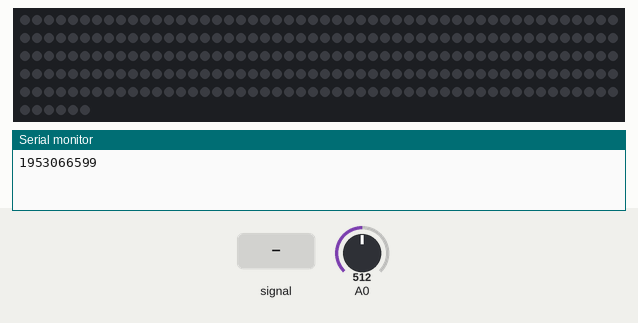
Recording of a sketch running on a simulated ESP8266 (NodeMCU). On the bench: 256 RGB LEDs in strip order, left to right, continuing on the next row, the last lines printed to the serial monitor. The test bench sets the inputs (shaded band); at power-on: A0 = 512. Dim RGB values are drawn brighter than linear.

Above: at 1.2 s.
1.3 s: A0 fed a 50 Hz sine of ±306 counts around its level
At 1.72 s:
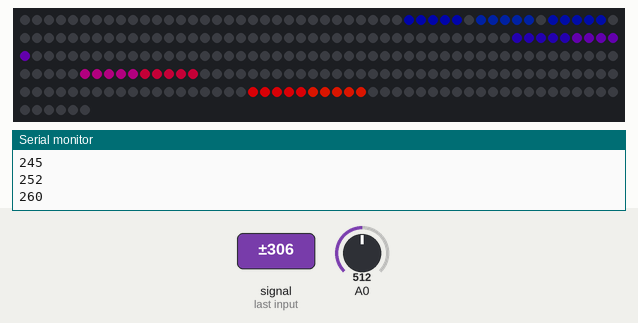
2.9 s: A0 set to 900
At 3.5 s:
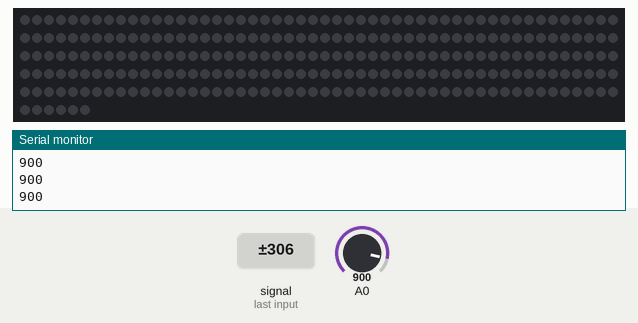
4.4 s: A0 set to 957
5.9 s: A0 set to 985
7.4 s: A0 set to 716
8.9 s: A0 set to 1023
At 8.97 s:
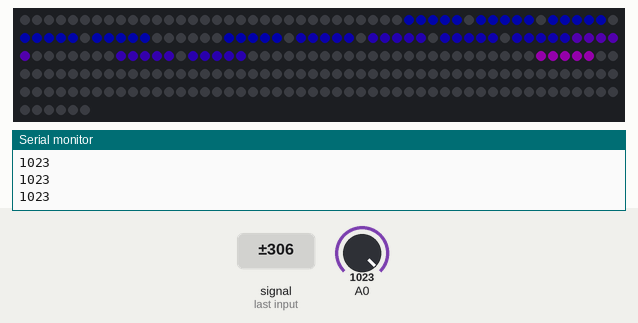
Timing chart, 0 to 11.5 s (numbered marks = the images above; inputs shaded):
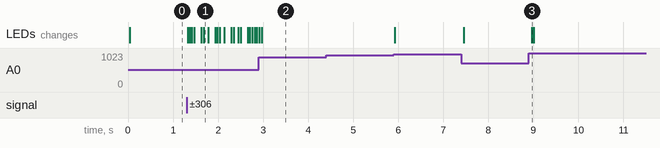

Measured:
- after the input at 1.3 s, the LEDs: first change at once (image 1 shows a later state)
- after the input at 2.9 s, the LEDs: first differ from a run without the input after 0.06 s (image 2)
- after the input at 4.4 s, every drawn part: stays the same
- after the input at 8.9 s, the LEDs: change after 0.06 s (image 3)

The sketch:

SpectrumAnalyzer_NodeMCU.ino.ino
```cpp
#define FASTLED_ESP8266_RAW_PIN_ORDER
#include <FastLED.h>
FASTLED_USING_NAMESPACE
#define DATA_PIN    D3
#define LED_TYPE    WS2811
#define COLOR_ORDER GRB
#define NUM_LEDS    256
CRGB leds[NUM_LEDS];
#define BRIGHTNESS          255


#include <Wire.h>
#include "arduinoFFT.h" // Standard Arduino FFT library
// https://github.com/kosme/arduinoFFT, in IDE, Sketch, Include Library, Manage Library, then search for FFT
arduinoFFT FFT = arduinoFFT();
/////////////////////////////////////////////////////////////////////////
// Comment out the display your nNOT using e.g. if you have a 1.3" display comment out the SSD1306 library and object
// #include "SH1106.h"     // https://github.com/squix78/esp8266-oled-ssd1306
// SH1106 display(0x3c, D3,D4); // 1.3" OLED display object definition (address, SDA, SCL) Connect OLED SDA , SCL pins to ESP SDA, SCL pins

//#include "SSD1306.h"  // https://github.com/squix78/esp8266-oled-ssd1306
//SSD1306 display(0x3c, D3,D4);  // 0.96" OLED display object definition (address, SDA, SCL) Connect OLED SDA , SCL pins to ESP SDA, SCL pins
/////////////////////////////////////////////////////////////////////////
#define SAMPLES 256              //Must be a power of 2
#define SAMPLING_FREQUENCY 8000 //Hz, must be 10000 or less due to ADC conversion time. Determines maximum frequency that can be analysed by the FFT.
#define amplitude 75
unsigned int sampling_period_us;
unsigned long microseconds;
byte peak[] = {0,0,0,0,0,0,0};
double vReal[SAMPLES];
double vImag[SAMPLES];
unsigned long newTime, oldTime;
/////////////////////////////////////////////////////////////////////////
void setup() {
  Serial.begin(115200);
  Serial.println('Starting');

  FastLED.addLeds<LED_TYPE,DATA_PIN,COLOR_ORDER>(leds, NUM_LEDS).setCorrection(TypicalLEDStrip);
  FastLED.setBrightness(BRIGHTNESS);


//  Wire.begin(D3,D4); // SDA, SCL
//  display.init();
//  display.setFont(ArialMT_Plain_10);
//  display.flipScreenVertically(); // Adjust to suit or remove
  sampling_period_us = round(1000000 * (1.0 / SAMPLING_FREQUENCY));
}

uint8_t gHue = 0; // rotating "base color" used by many of the patterns

void loop() {
for(int i = 0; i<=NUM_LEDS; i++) {
    leds[i] = CRGB::Black;
  }
EVERY_N_MILLISECONDS( 20 ) { gHue++; } // slowly cycle the "base color" through the rainbow

//  display.clear();
//  display.drawString(0,0,"0.1 0.2 0.5 1K  2K  4K  8K");
  for (int i = 0; i < SAMPLES; i++) {
    newTime = micros()-oldTime;
    oldTime = newTime;
    vReal[i] = analogRead(A0); // A conversion takes about 1mS on an ESP8266
    vImag[i] = 0;
    while (micros() < (newTime + sampling_period_us)) { /* do nothing to wait */ }
  }
  FFT.Windowing(vReal, SAMPLES, FFT_WIN_TYP_HAMMING, FFT_FORWARD);
  FFT.Compute(vReal, vImag, SAMPLES, FFT_FORWARD);
  FFT.ComplexToMagnitude(vReal, vImag, SAMPLES);
  for (int i = 2; i < (SAMPLES/2); i++){ // Don't use sample 0 and only first SAMPLES/2 are usable. Each array eleement represents a frequency and its value the amplitude.
    if (vReal[i] > amplitude*2) { // Add a crude noise filter, 4 x amplitude or more
      if (i<=4 )             displayBand(0,(int)vReal[i]/(amplitude*4)); // 125Hz
      if (i >4   && i<=7 )  displayBand(1,(int)vReal[i]/(amplitude*2.5)); // 250Hz
      if (i >9  && i<=15 )  displayBand(2,(int)vReal[i]/(amplitude*0.6)); // 500Hz
      if (i >15  && i<=32 )  displayBand(3,(int)vReal[i]/(amplitude*0.5)); // 1000Hz
      if (i >32  && i<=120 ) displayBand(4,(int)vReal[i]/(amplitude*0.4)); // 2000Hz
      //if (i >105 && i<=120 ) displayBand(5,(int)vReal[i]/amplitude); // 4000Hz
      //if (i >120 && i<=146 ) displayBand(6,(int)vReal[i]/amplitude); // 8000Hz
      //Serial.println(i);
    }
    for (byte band = 0; band <= 6; band++) {
  //    display.drawHorizontalLine(18*band,64-peak[band],14);
      // if(band < 5) leds[(band*27)+map(peak[band],0,50,0,27)] = CHSV( 0, 255, 100);

    }
  }
  if (millis()%1 == 0) {for (byte band = 0; band <= 6; band++) {if (peak[band] > 0) peak[band] -= 1;}} // Decay the peak
  FastLED.show();
//  display.display();

}

void displayBand(int band, int dsize)
{
  int dmax = 50;
  if (dsize > dmax) dsize = dmax;

  for (int s = 0; s <= dsize; s++)
  {
  //    display.drawHorizontalLine(18*band,64-s, 14);
      int value = map(s, 0, 50, 1, 7);
      int pos = 0;

      if(band < 5)
      {
          if( value % 2 == 0) {
              pos = (value * 32) + (32 - 1) - band*6;
          } else {
              pos = (value * 32) + band*6;
          }

          for (int i = 0; i < 5; i++) {
              if( value % 2 == 0) {
                  leds[pos-i] = CHSV( 150+s*2.3, 255, 100+s*2);
              } else {
                  leds[pos+i] = CHSV( 150+s*2.3, 255, 100+s*2);
              }
          }
      }
   }
   if (dsize > peak[band]) {peak[band] = dsize;}
   Serial.println(analogRead(A0));
}
```
